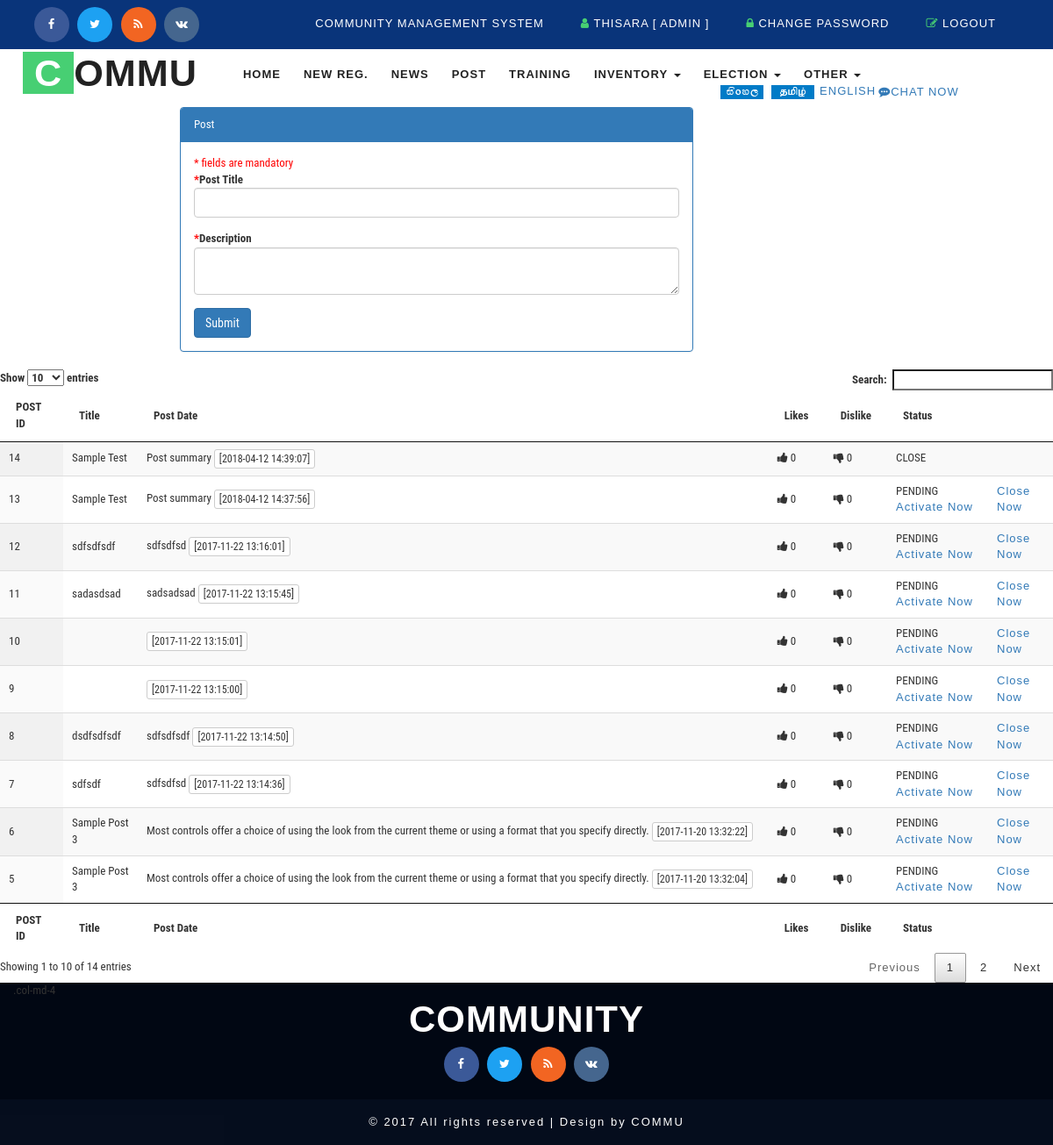
The page /admin_post.php (signed in) on the database its author committed.
### tables this page shows
CREATE TABLE `cms_post` (  `id` int(5) NOT NULL AUTO_INCREMENT,  `posttitle` varchar(250) DEFAULT NULL,  `description` varchar(250) DEFAULT NULL,  `plike` int(5) DEFAULT 0,  `dislike` int(5) DEFAULT 0,  `usercreated` int(5) DEFAULT NULL COMMENT 'cms_member',  `datecreated` timestamp NOT NULL DEFAULT current_timestamp(),  `status` varchar(10) DEFAULT 'PENDING' COMMENT 'PENDING|ACTIVE|CLOSE',  PRIMARY KEY (`id`),  KEY `FK_cms_post_member` (`usercreated`),  CONSTRAINT `FK_cms_post_member` FOREIGN KEY (`usercreated`) REFERENCES `cms_member` (`id`));

### model/DB.php (called while the page is built, shortened)
<?php
function getDBConnection() {
      $servername = "localhost";
      $username = "commulkc_user";
      $password = "password#1";
      $db = "commulkc_cmsdb";
    $conn = mysqli_connect($servername, $username, $password, $db);
    if (!$conn) {
        die("Connection failed: " . mysqli_connect_error());
    } else {
        return $conn;
    }
}
function getData($sql) {
    $conn = getDBConnection();
    $result = mysqli_query($conn, $sql);
    if (mysqli_num_rows($result) > 0) {
        return $result;
    } else {
        return FALSE;
    }
}
?>

### admin_post.php (the view, shortened to what this page needs)
<!DOCTYPE html>
<html lang="en">
    <head>
        <?php include_once './basecss.php'; ?>
    </head>
    <body>
        <div class="header">
            <div class="w3layouts_header_right">
                <div class="agileits-social top_content">
                    <ul>
                        <li><a href="#"><i class="fa fa-facebook"></i></a></li>
                        <li><a href="#"><i class="fa fa-twitter"></i></a></li>
                        <li><a href="#"><i class="fa fa-rss"></i></a></li>
                        <li><a href="#"><i class="fa fa-vk"></i></a></li>
                    </ul>
                </div>
            </div>
            <div class="w3layouts_header_left">
                <?php include './_top.php'; ?>
            </div>
            <div class="clearfix"> </div>
        </div>
        <div class="banner">
            <nav class="navbar navbar-default">
                <div class="navbar-header navbar-left">
                    <h1><a class="navbar-brand" href="index.html"><span>C</span>OMMU</a></h1>
                </div>
                <div class="collapse navbar-collapse navbar-right" id="bs-example-navbar-collapse-1">
                    <nav class="link-effect-2" id="link-effect-2">
                    </nav>
                </div>
                <div class="w3_agile_search">
                                      <?php include './_search.php';?>
                </div>
            </nav>
        </div>
        <div class="row">
            <div class="col-md-2"></div>
            <div class="col-md-6">
                <?php
                include './model/DB.php';
                ?>
                <div class="panel panel-primary">
                <div class="panel-heading ">Post </div>
                <div class="panel-body">
                                        <span class="mando-msg">* fields are mandatory</span>
                <form action="admin_post.php" method="post">
                    <div class="form-group">
                        <label for="exampleInputEmail1"><span class="mando-msg">*</span>Post Title</label>
                        <input required="" name="posttitle" type="text" class="form-control" id="exampleInputEmail1" >
                    </div>
                    <div class="form-group">
                        <label for="exampleInputPassword1"><span class="mando-msg">*</span>Description</label>
                        <textarea required="" name="description" class="form-control" ></textarea>
                    </div>
                    <button type="submit" name="btnSub" class="btn btn-primary">Submit</button>
                </form>
                </div></div>
            </div>
            <div class="col-md-4"></div>
        </div>
        <table id="example" class="display" cellspacing="0" width="100%" style="font-size: small">
            <thead>
                <tr>
                    <th>POST ID</th>
                    <th>Title</th>
                    <th>Post Date</th>
                    <th>Likes</th>
                    <th>Dislike</th>
                    <th>Status</th>
                    <th></th>
                </tr>
            </thead>
            <tfoot>
                <tr>
                    <th>POST ID</th>
                    <th>Title</th>
                    <th>Post Date</th>
                    <th>Likes</th>
                    <th>Dislike</th>
                    <th>Status</th>
                    <th></th>
                </tr>
            </tfoot>
            <tbody>
                <?php
                $sqlAllPost = " SELECT * FROM cms_post";
                $resultPost = getData($sqlAllPost);
                if ($resultPost != FALSE) {
                    while ($row = mysqli_fetch_assoc($resultPost)) {
                        ?>
                        <tr>
                            <td><?= $row['id']; ?></td>
                            <td><?= $row['posttitle']; ?></td>
                            <td><?= $row['description']; ?> <span class="btn btn-default btn-xs">[<?= $row['datecreated']; ?>] </span></td>
                            <td><i class="fa fa-thumbs-up"></i> <?= $row['plike']; ?></td>
                            <td><i class="fa fa-thumbs-down"></i> <?= $row['dislike']; ?> </td>
                            <td> <?= $row['status']; ?>
                              <?php if ($row['status'] == 'PENDING') {
                                  ?> <a href="admin_post.php?pid=<?= $row['id']; ?>&action=ACTIVE" >Activate Now</a> <?php
                                }
                               ?>
                            </td>
                            <td><?php
                if ($row['status'] != 'CLOSE') {
                            ?> <a href="admin_post.php?pid=<?= $row['id']; ?>&action=CLOSE" >Close Now</a> <?php
                                }
                                ?></td>
                        </tr>
                        <?php
                    }
                }
                ?>
            </tbody>
        </table>
    <div class="col-md-4">.col-md-4</div>
    <?php include './_footer.php';?>
</body>
</html>

### css/style.css (style rules this page uses)
.mando-msg { color:red; }
html, body { font-size: small; font-family: 'Source Sans Pro', sans-serif; background:#ffffff; margin: 0; }
p,ul li,ol li,body a { margin:0; font-family: 'Source Sans Pro', sans-serif; letter-spacing:1px; }
h1,h2,h3,h4,h5,h6 { font-family: 'Source Sans Pro', sans-serif; margin:0; letter-spacing:1px; }
ul,label { margin:0; padding:0; }
input[type="submit"],input[type="reset"],input[type="search"],input[type="text"],input[type="email"] { -webkit-transition: 0.5s ease-in; -moz-transition: 0.5s ease-in; -ms-transition: 0.5s ease-in; -o-transition: 0.5s ease-in; transition:0.5s ease-in; font-family: 'Source Sans Pro', sans-serif; }
.w3layouts_header_left { float: right; margin-top: 10px; }
.w3layouts_header_right { float:left; }
.header { padding: 0.6em 3em; background: #09347a; }
.w3layouts_header_right ul li { display:inline-block; color: #fff; }
.agileits-social.top_content ul { margin: 0!important; }
.agileits-social.top_content { margin: 0!important; }
.w3layouts_header_right ul li i { color: #47cf73; }
.w3layouts_header_right ul li a { color: #fff; text-decoration:none; }
.navbar-default { background: none; border: none; }
.navbar { margin-bottom: 0; }
.navbar-collapse { padding: 0; }
.navbar-right { margin-right: 0; }
nav.navbar.navbar-default { background: none; padding: 0.5em 2em; }
.navbar-right { float: left !important; margin: 1em 0 0 12em; }
.navbar-default .navbar-brand,.navbar-default .navbar-brand:hover, .navbar-default .navbar-brand:focus { color: #222; }
.navbar-brand { height: 42px; padding: 0; font-size: 1.2em; line-height: 43px; font-weight: 700; text-transform: uppercase; }
.navbar-brand span { color: #fff; background: #47cf73; padding: 0px 13px; }
.w3_agile_search { float:right; width: 25%; }
.agileits-social ul { padding:0; margin:0; margin-top: 8px; }
.agileits-social ul li { display:inline-block; }
.agileits-social ul li a { color: #333; text-align: center; }
.agileits-social ul li a i.fa.fa-facebook { height: 40px; width: 40px; background: #3b5998; line-height: 40px; color: #fff; border-radius: 50%; -webkit-border-radius: 50%; -moz-border-radius: 50%; -o-border-radius: 50%; -ms-border-radius: 50%; transition:0.5s all; -webkit-transition:0.5s all; -moz-transition:0.5s all; -o-transition:0.5s all; -ms-transition:0.5s all; }
.agileits-social ul li a i.fa.fa-twitter { height: 40px; width: 40px; background: #1da1f2; line-height: 40px; color: #fff; border-radius: 50%; -webkit-border-radius: 50%; -moz-border-radius: 50%; -o-border-radius: 50%; -ms-border-radius: 50%; transition:0.5s all; -webkit-transition:0.5s all; -moz-transition:0.5s all; -o-transition:0.5s all; -ms-transition:0.5s all; }
.agileits-social ul li a i.fa.fa-rss { height: 40px; width: 40px; background: #f26522; line-height: 40px; color: #fff; border-radius: 50%; -webkit-border-radius: 50%; -moz-border-radius: 50%; -o-border-radius: 50%; -ms-border-radius: 50%; transition:0.5s all; -webkit-transition:0.5s all; -moz-transition:0.5s all; -o-transition:0.5s all; -ms-transition:0.5s all; }
.agileits-social ul li a i.fa.fa-vk { height: 40px; width: 40px; background: #45668e; line-height: 40px; color: #fff; border-radius: 50%; -webkit-border-radius: 50%; -moz-border-radius: 50%; -o-border-radius: 50%; -ms-border-radius: 50%; transition:0.5s all; -webkit-transition:0.5s all; -moz-transition:0.5s all; -o-transition:0.5s all; -ms-transition:0.5s all; }
.agileits-social ul li:nth-child(2) { margin:0 .5em; }
.agileits-social ul li:nth-child(3) { margin:0 .5em 0 0; }
@media (max-width:1440px) { .navbar-right { margin: 1em 0 0 9em; } }
@media (max-width:1440px) { .w3_agile_search { float: right; width: 29%; } }
@media (max-width: 1366px) { .navbar-right { margin: 1em 0 0 6em; } }
@media (max-width: 1366px) { .w3_agile_search { float: right; width:30%; } }
@media (max-width: 1280px) { .navbar-right { margin: 1em 0 0 3em; } }
@media (max-width: 1280px) { .w3_agile_search { float: right; width: 31%; } }

### rows shown on the page
cms_post: id "5", posttitle "Sample Post 3", description "Most controls offer a choice of using the look from the current theme or using a format that you specify directly.", datecreated "2017-11-20 13:32:04", plike "0", dislike "0", status "PENDING"
cms_post: id "6", posttitle "Sample Post 3", description "Most controls offer a choice of using the look from the current theme or using a format that you specify directly.", datecreated "2017-11-20 13:32:22", plike "0", dislike "0", status "PENDING"
cms_post: id "7", posttitle "sdfsdf", description "sdfsdfsd", datecreated "2017-11-22 13:14:36", plike "0", dislike "0", status "PENDING"
cms_post: id "8", posttitle "dsdfsdfsdf", description "sdfsdfsdf", datecreated "2017-11-22 13:14:50", plike "0", dislike "0", status "PENDING"
cms_post: id "9", datecreated "2017-11-22 13:15:00", plike "0", dislike "0", status "PENDING"
cms_post: id "10", datecreated "2017-11-22 13:15:01", plike "0", dislike "0", status "PENDING"
cms_post: id "11", posttitle "sadasdsad", description "sadsadsad", datecreated "2017-11-22 13:15:45", plike "0", dislike "0", status "PENDING"
cms_post: id "12", posttitle "sdfsdfsdf", description "sdfsdfsd", datecreated "2017-11-22 13:16:01", plike "0", dislike "0", status "PENDING"
cms_post: id "13", posttitle "Sample Test", description "Post summary", datecreated "2018-04-12 14:37:56", plike "0", dislike "0", status "PENDING"
cms_post: id "14", posttitle "Sample Test", description "Post summary", datecreated "2018-04-12 14:39:07", plike "0", dislike "0", status "CLOSE"

### other values the page prints
$_SESSION['ssn_user']['firstname'] "THISARA"
$_SESSION['ssn_user']['role'] "ADMIN"
